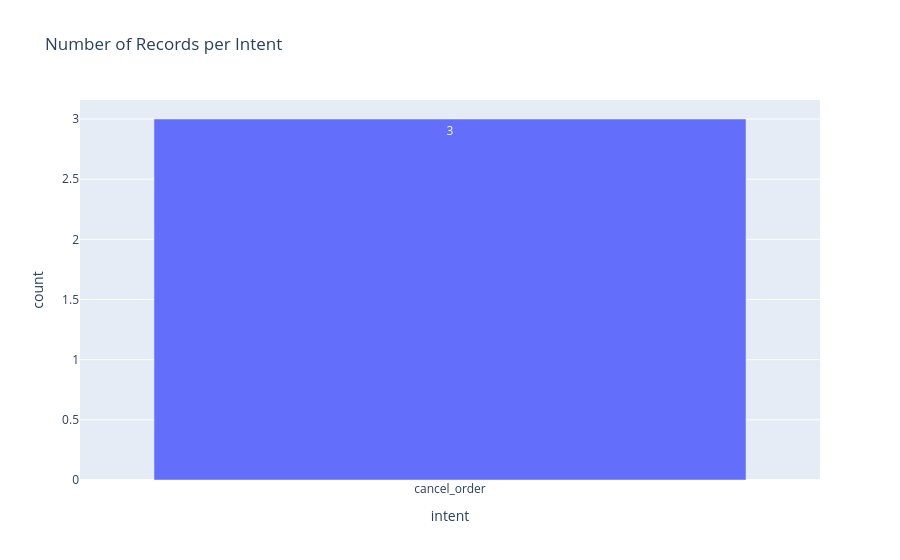

Write notebook code for a chart like this one.
### Code cell
plot_and_preview_dataset(train1_df)
train1_df

### Figure 1 — Plotly figure (JSON) as saved in the notebook; plotly's stock layout.template omitted (floating-point values rounded to 4 significant figures)
{"data": [{"hovertemplate": "intent=%{x}<br>count=%{y}<extra></extra>", "legendgroup": "", "marker": {"color": "#636efa", "pattern": {"shape": ""}}, "name": "", "orientation": "v", "showlegend": false, "textposition": "auto", "texttemplate": "%{y}", "type": "bar", "x": ["cancel_order"], "xaxis": "x", "y": [3], "yaxis": "y"}], "layout": {"barmode": "relative", "legend": {"tracegroupgap": 0}, "title": {"text": "Number of Records per Intent"}, "xaxis": {"anchor": "y", "domain": [0, 1], "title": {"text": "intent"}}, "yaxis": {"anchor": "x", "domain": [0, 1], "title": {"text": "count"}}}}
